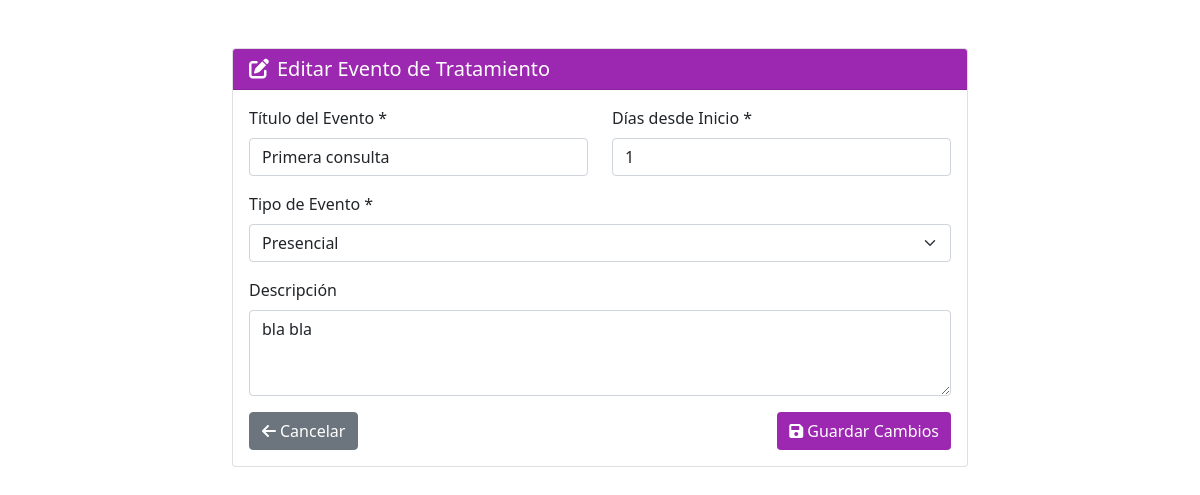
Page /site_admin/editar_evento.php?id=1&proyecto_id=1 (signed in) on the committed database.
### tables this page shows
CREATE TABLE IF NOT EXISTS `eventos_tratamiento` (
  `id` int(11) NOT NULL AUTO_INCREMENT,
  `proyecto_id` int(11) NOT NULL,
  `titulo` varchar(255) NOT NULL,
  `descripcion` text DEFAULT NULL,
  `dias_desde_inicio` int(11) NOT NULL,
  `tipo_evento` enum('Presencial','Virtual','Llamado','Otro') NOT NULL,
  `fecha_creacion` timestamp NOT NULL DEFAULT current_timestamp(),
  `activo` tinyint(1) DEFAULT 1,
  PRIMARY KEY (`id`),
  KEY `proyecto_id` (`proyecto_id`)
);

### site_admin/editar_evento.php (the view, shortened to what this page needs)
<?php
$database = new Database();
$db = $database->getConnection();
$evento_id = $_GET['id'] ?? null;
$proyecto_id = $_GET['proyecto_id'] ?? null;
$stmt = $db->prepare("SELECT * FROM eventos_tratamiento WHERE id = ? AND proyecto_id = ? AND activo = 1");
$stmt->execute([$evento_id, $proyecto_id]);
$evento = $stmt->fetch();
?>
<!DOCTYPE html>
<html lang="es">
<head>
    <link href="https://cdn.jsdelivr.net/npm/bootstrap@5.1.3/dist/css/bootstrap.min.css" rel="stylesheet">
    <link href="https://cdnjs.cloudflare.com/ajax/libs/font-awesome/6.0.0/css/all.min.css" rel="stylesheet">
</head>
<body>
    <div class="container mt-5">
        <div class="row justify-content-center">
            <div class="col-md-8">
                <div class="card">
                    <div class="card-header" style="background: #9C27B0; color: white;">
                        <h5 class="card-title mb-0">
                            <i class="fas fa-edit me-2"></i>Editar Evento de Tratamiento
                        </h5>
                    </div>
                    <div class="card-body">
                        <form method="POST">
                            <div class="row">
                                <div class="col-md-6">
                                    <div class="mb-3">
                                        <label for="titulo" class="form-label">Título del Evento *</label>
                                        <input type="text" class="form-control" id="titulo" name="titulo" value="<?php echo htmlspecialchars($evento['titulo']); ?>" required>
                                    </div>
                                </div>
                                <div class="col-md-6">
                                    <div class="mb-3">
                                        <label for="dias_desde_inicio" class="form-label">Días desde Inicio *</label>
                                        <input type="number" class="form-control" id="dias_desde_inicio" name="dias_desde_inicio" value="<?php echo $evento['dias_desde_inicio']; ?>" min="0" required>
                                    </div>
                                </div>
                            </div>
                            <div class="mb-3">
                                <label for="tipo_evento" class="form-label">Tipo de Evento *</label>
                                <select class="form-select" id="tipo_evento" name="tipo_evento" required>
                                    <option value="Presencial" <?php echo $evento['tipo_evento'] == 'Presencial' ? 'selected' : ''; ?>>Presencial</option>
                                </select>
                            </div>
                            <div class="mb-3">
                                <label for="descripcion" class="form-label">Descripción</label>
                                <textarea class="form-control" id="descripcion" name="descripcion" rows="3"><?php echo htmlspecialchars($evento['descripcion']); ?></textarea>
                            </div>
                            <div class="d-flex justify-content-between">
                                <a href="tratamiento.php?id=<?php echo $proyecto_id; ?>" class="btn btn-secondary">
                                    <i class="fas fa-arrow-left me-1"></i>Cancelar
                                </a>
                                <button type="submit" class="btn" style="background: #9C27B0; color: white; border: none;">
                                    <i class="fas fa-save me-1"></i>Guardar Cambios
                                </button>
                            </div>
                        </form>
                    </div>
                </div>
            </div>
        </div>
    </div>
</body>
</html>

### rows in the picture
eventos_tratamiento: titulo "Primera consulta", dias_desde_inicio "1", tipo_evento "Presencial", descripcion "bla bla"
